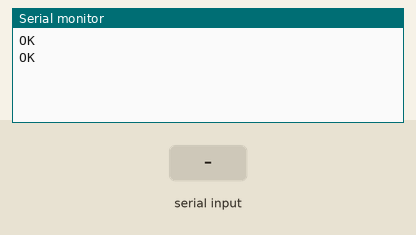
Recording of a sketch running on a simulated Arduino Uno, built with avr-gcc and run on an emulated ATmega328P. Parts: the last lines printed to the serial monitor. Inputs (shaded band) come from the test bench. The modem accepts every AT command (registered, SIM ready, sends succeed) and sends nothing else.

Above: at 2.1 s.
2.2 s: "t" received over Serial
At 3.7 s:
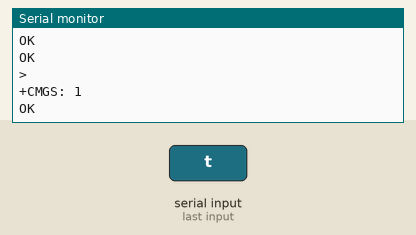
4.1 s: "t" received over the second serial link
At 5.3 s:
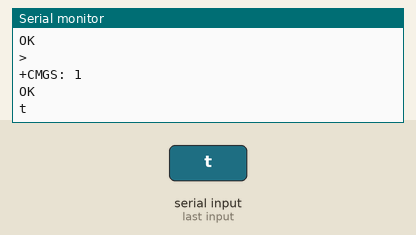
5.6 s: "d" received over Serial
At 7.3 s:
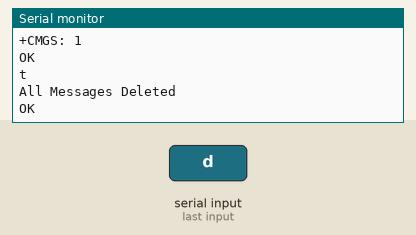
7.6 s: "r" received over the second serial link
At 8.1 s:
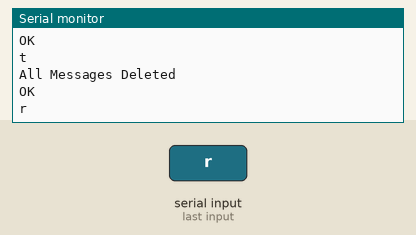
9.1 s: "d" received over the second serial link
At 10.3 s:
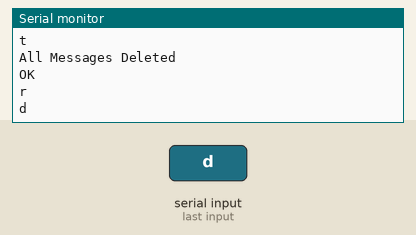
10.6 s: "c" received over the second serial link
At 11.5 s:
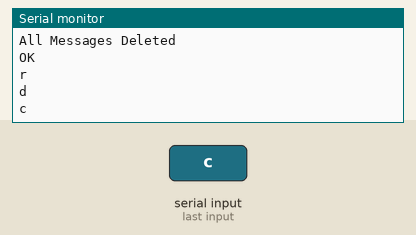

The sketch:

SMS1.ino
```cpp
#include <SoftwareSerial.h>

SoftwareSerial mySerial(9,10);

void setup()
{
  mySerial.begin(9600);               // the GPRS baud rate
  Serial.begin(9600);    // the GPRS baud rate
  delay(500);
  RecieveTextMessage();
}

String content = "";
void loop()
{
  if (Serial.available()>0)
   switch(Serial.read())
  {
    case 't':
      SendTextMessage();
      break;
    case 'r':
      RecieveTextMessage();
      break;
  case 'd':
      delSMS();
      break;
  case 'c':
      Serial.println(content);
      break;

  }

 if (mySerial.available()>0)
 {
  // Serial.write(mySerial.read());
 content = "";
  char character;

  while(mySerial.available()) {
      character = mySerial.read();
      content.concat(character);
  }

  if (content != "") {
    Serial.println(content);
  }
 }
}

///SendTextMessage()
///this function is to send a sms
 void SendTextMessage()
{
  mySerial.println("AT+CMGF=1");    //Because we want to send the SMS in text mode
  delay(100);
  mySerial.println("AT+CMGS=\"+91******\"\r"); // change to the phone number you using
  delay(100);
  mySerial.println("A test message!");//the content of the message
  delay(100);

  mySerial.println((char)26);//the ASCII code of the ctrl+z is 26
  delay(100);
}

///RecieveTextMessage()
///this function is to show received a sms
 void RecieveTextMessage()
{
  mySerial.println("AT+CMGF=1\r");
  delay(200);

  //mySerial.println("AT+CNMI=2,2,0,0,0");
  //delay(200);

  //mySerial.println("AT+CSCS=\"GSM\"\r");
  //delay(100);

  mySerial.println("AT+CMGL=\"ALL\"\r"); // to read ALL the SMS in text mode
  delay(200);
  //mySerial.println("AT+CMGR=3\r");//  to read the SMS in text mode from location x
  //delay(100);
}

void delSMS() {  // Delete All messages
  //mySerial.println( "AT+CMGF=1" ); // Did not help
 //delay(1000);                                        //Did not help
  mySerial.print("AT+CMGDA=\"");
  mySerial.println("DEL ALL\"");
  delay(500);
 Serial.println( "All Messages Deleted" );
}
```

Measured:
- after the input at 2.2 s, the serial monitor: prints a new line after 0.47 s (image 1)
- after the input at 4.1 s, the serial monitor: prints a new line at once (image 2)
- after the input at 5.6 s, the serial monitor: prints a new line after 0.52 s (image 3)
- after the input at 7.6 s, the serial monitor: prints a new line at once (image 4)
- after the input at 9.1 s, the serial monitor: prints a new line at once (image 5)
- after the input at 10.6 s, the serial monitor: prints a new line at once (image 6)
